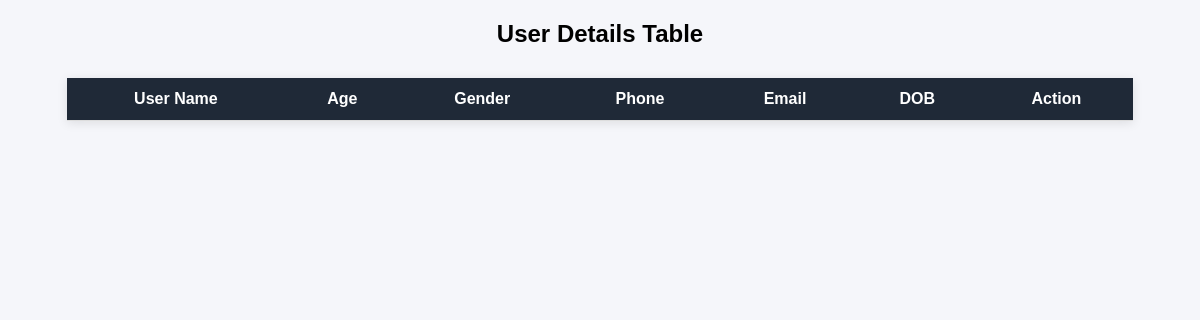
Page /admin/users.php on the earlier database version.
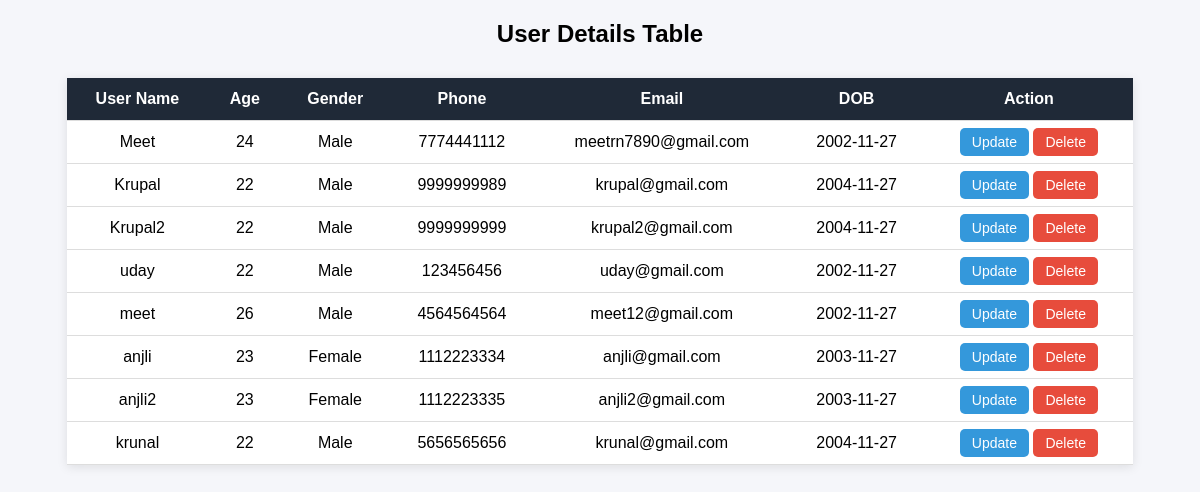
Same page on the later database version.
### tables this page shows
CREATE TABLE IF NOT EXISTS `user_details` (
  `user_id` int NOT NULL AUTO_INCREMENT,
  `user_name` varchar(200) NOT NULL,
  `user_age` int NOT NULL,
  `user_gender` varchar(6) NOT NULL,
  `user_ph` bigint DEFAULT NULL,
  `user_email` varchar(200) DEFAULT NULL,
  `user_dob` date DEFAULT NULL,
  `user_password` varchar(200) NOT NULL,
  PRIMARY KEY (`user_id`),
  UNIQUE KEY `user_email` (`user_email`),
  UNIQUE KEY `user_ph` (`user_ph`),
  KEY `Index_user_name` (`user_name`)
);

### admin/users.php (the view, shortened to what this page needs)
<?php
require 'conn.php';
$selectuser = "SELECT * FROM user_details";
$res = $conn->query($selectuser);
?>
<!DOCTYPE html>
<html>
<head>
</head>
<body>
<h2 style="text-align:center;">User Details Table</h2>
<table>
    <tr>
        <th>User Name</th>
        <th>Age</th>
        <th>Gender</th>
        <th>Phone</th>
        <th>Email</th>
        <th>DOB</th>
        <th>Action</th>
    </tr>
    <?php
    while ($row = $res->fetch_assoc()) {
        echo "<tr>
                <td>{$row['user_name']}</td>
                <td>{$row['user_age']}</td>
                <td>{$row['user_gender']}</td>
                <td>{$row['user_ph']}</td>
                <td>{$row['user_email']}</td>
                <td>{$row['user_dob']}</td>
                <td>
                    <a class='btn update' href='update_user.php?id={$row['user_id']}'>Update</a>
                    <a class='btn delete' href='delete_user.php?id={$row['user_id']}' onclick='return confirm(\"Are you sure?\");'>Delete</a>
                </td>
              </tr>";
    }
    ?>
</table>
</body>
</html>

Differences in the rows shown:
added user_details: user_name "Meet", user_age "24", user_gender "Male", user_ph "7774441112", user_email "meetrn7890@gmail.com", user_dob "2002-11-27"
added user_details: user_name "Krupal", user_age "22", user_gender "Male", user_ph "9999999989", user_email "krupal@gmail.com", user_dob "2004-11-27"
added user_details: user_name "Krupal2", user_age "22", user_gender "Male", user_ph "9999999999", user_email "krupal2@gmail.com", user_dob "2004-11-27"
added user_details: user_name "uday", user_age "22", user_gender "Male", user_ph "123456456", user_email "uday@gmail.com", user_dob "2002-11-27"
added user_details: user_name "meet", user_age "26", user_gender "Male", user_ph "4564564564", user_email "meet12@gmail.com", user_dob "2002-11-27"
added user_details: user_name "anjli", user_age "23", user_gender "Female", user_ph "1112223334", user_email "anjli@gmail.com", user_dob "2003-11-27"
added user_details: user_name "anjli2", user_age "23", user_gender "Female", user_ph "1112223335", user_email "anjli2@gmail.com", user_dob "2003-11-27"
added user_details: user_name "krunal", user_age "22", user_gender "Male", user_ph "5656565656", user_email "krunal@gmail.com", user_dob "2004-11-27"
